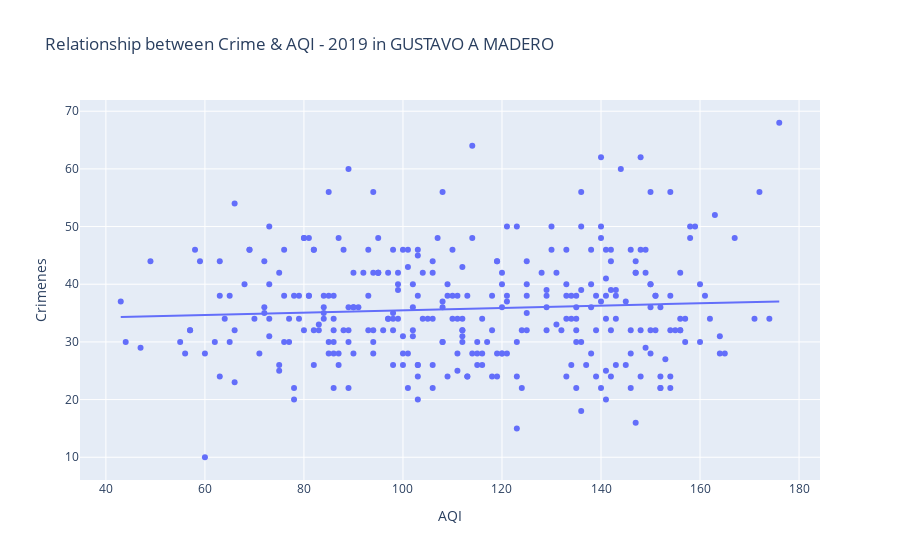

Notebook cell for this chart:
### Code cell
import numpy as np
import matplotlib.pyplot as plt
import pandas as pd
import seaborn as sb
%matplotlib inline
import plotly.express as px
from scipy import stats

option_slctd = 2019
alcaldia_slct = "GUSTAVO A MADERO"

df_all_plot = df_all[(df_all["Anio"] == option_slctd) & (df_all["Alcaldia"] == alcaldia_slct)]

figure = px.scatter(data_frame = df_all_plot, x="AQI",
                y="Crimenes", 
                trendline="ols", 
                title="Relationship between Crime & AQI - {} in {}".format(option_slctd, alcaldia_slct),
                hover_data=["r", "p value", "% / 10 AQI", "ID"])
figure.show()

### Figure 1 — Plotly figure (JSON) as saved in the notebook; plotly's stock layout.template omitted (floating-point values rounded to 4 significant figures; data arrays with more than 128 entries replaced by an {"elided": "..."} marker saying what was removed)
{"data": [{"customdata": {"elided": "320x4 mixed values"}, "hovertemplate": "AQI=%{x}<br>Crimenes=%{y}<br>r=%{customdata[0]}<br>p value=%{customdata[1]}<br>% / 10 AQI=%{customdata[2]}<br>ID=%{customdata[3]}<extra></extra>", "legendgroup": "", "marker": {"color": "#636efa", "symbol": "circle"}, "mode": "markers", "name": "", "orientation": "v", "showlegend": false, "type": "scatter", "x": {"elided": "320 int values"}, "xaxis": "x", "y": {"elided": "320 int values"}, "yaxis": "y"}, {"hovertemplate": "<b>OLS trendline</b><br>Crimenes = 0.0202757 * AQI + 33.4564<br>R<sup>2</sup>=0.004428<br><br>AQI=%{x}<br>Crimenes=%{y} <b>(trend)</b><extra></extra>", "legendgroup": "", "marker": {"color": "#636efa", "symbol": "circle"}, "mode": "lines", "name": "", "showlegend": false, "type": "scatter", "x": {"elided": "320 int values"}, "xaxis": "x", "y": {"elided": "320 float values"}, "yaxis": "y"}], "layout": {"legend": {"tracegroupgap": 0}, "title": {"text": "Relationship between Crime & AQI - 2019 in GUSTAVO A MADERO"}, "xaxis": {"anchor": "y", "domain": [0, 1], "title": {"text": "AQI"}}, "yaxis": {"anchor": "x", "domain": [0, 1], "title": {"text": "Crimenes"}}}}
